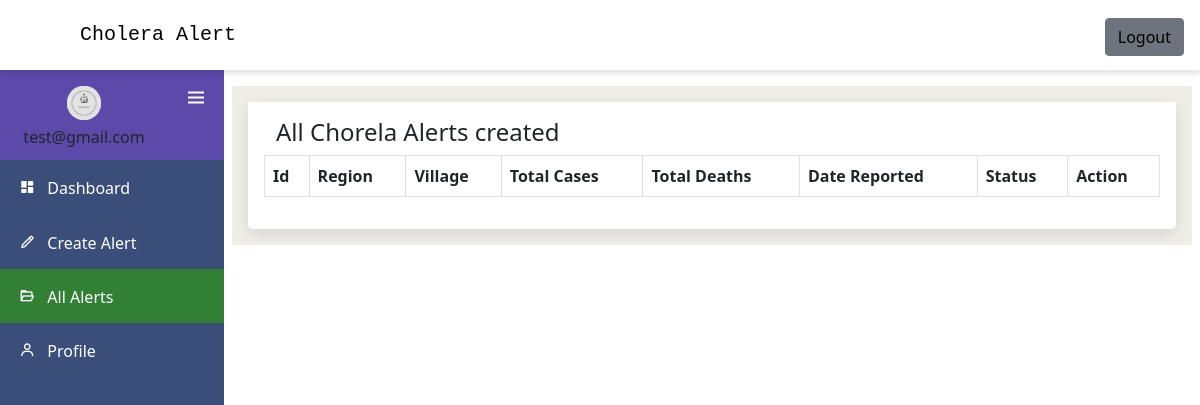
The app's page /allAlerts.php (signed in), older data.
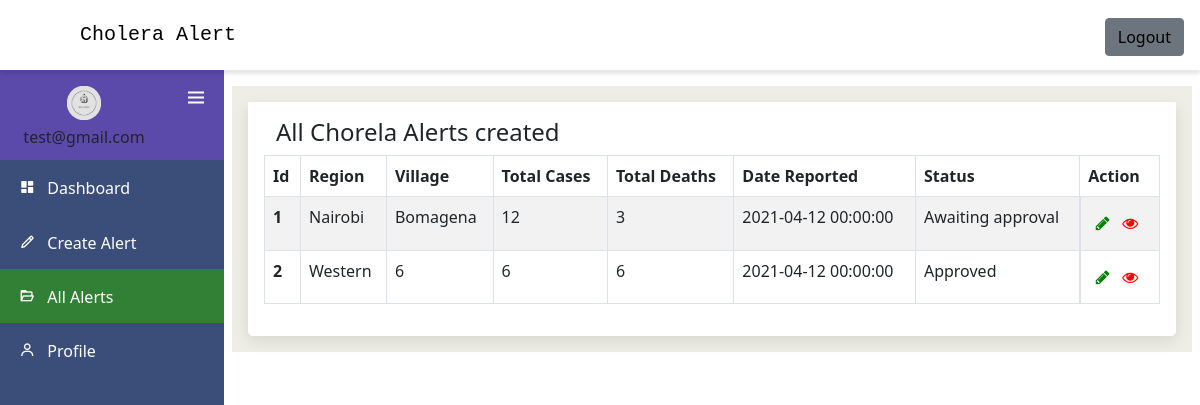
The same page, newer data.
### tables this page shows
CREATE TABLE `cholera_alert` (
  `id` int(11) NOT NULL,
  `region` varchar(255) NOT NULL,
  `district` varchar(255) NOT NULL,
  `village` varchar(255) NOT NULL,
  `total_cases` int(10) NOT NULL,
  `below_5` int(10) NOT NULL,
  `above_5` int(10) NOT NULL,
  `adults` int(10) NOT NULL,
  `total_deaths` int(10) NOT NULL,
  `date_created` datetime NOT NULL DEFAULT current_timestamp(),
  `date_reported` datetime NOT NULL,
  `status` int(11) NOT NULL,
  `created_by` int(10) NOT NULL
);

CREATE TABLE `report_status` (
  `id` int(11) NOT NULL,
  `stat` varchar(255) NOT NULL
);

### allAlerts.php (the view, shortened to what this page needs)
<?php
include('includes/dbConnect.php');
$id = $_SESSION['id'];
if(isset($_SESSION['user'])){
    $query = "SELECT * FROM `cholera_alert` WHERE created_by = '$id'";
    $result = $conn->query($query);
}
else {
    $query = "SELECT * FROM `cholera_alert`";
    $result = $conn->query($query);
}
if(isset($_SESSION['username']) && isset($_SESSION['loggedin'])){ ?>
<!DOCTYPE html>
<html lang="en">
<head>
    <link href="https://cdn.jsdelivr.net/npm/bootstrap@5.0.0-beta3/dist/css/bootstrap.min.css" rel="stylesheet">
    <link rel="stylesheet" href="https://cdnjs.cloudflare.com/ajax/libs/font-awesome/4.7.0/css/font-awesome.min.css">
    <link href='https://unpkg.com/boxicons@2.0.7/css/boxicons.min.css' rel='stylesheet'>
    <link rel="stylesheet" href="css/style.css">
</head>
<body>
    <div class="wrapper">
        <header class="top-header">
            <nav class="navbar navbar-light">
                <div class="logo">
                    <a class="navbar-brand logo" href="">
                        Cholera Alert
                    </a>
                </div>
                <div class="nav-collapse show-nav" id="nav-collapse">
                    <ul class="mynav">
                        <li class="nav-item">
                            <a class="nav-link" href="http://"></a>
                        </li>
                        <li class="nav-item">
                            <a class="nav-link" href="http://"></a>
                        </li>
                        <li class="nav-item">
                            <a class="nav-link" href="http://"></a>
                        </li>
                        <li class="nav-item left">
                            <a class="btn btn-secondary" class="nav-link" href="includes/logout.php">Logout</a>
                        </li>
                    </ul>
                </div>
            </nav>
        </header>
        <aside>
            <div class="sidebar">
                <div class="aside_logo">
                    <div class="image-aside">
                        <img class="aside-image" src="images/logo/Report-cholera-logos.jpeg" alt="cholera alert logo">
                        <?php echo $_SESSION['username']; ?>
                    </div>
                    <div class="menu">
                        <i class='bx bx-menu'></i>
                    </div>
                </div>
                <div class="list">
                    <ul>
                        <li class="aside-list-item">
                            <i class='bx bxs-dashboard'></i>
                            <a href="index.php" class="aside-link">Dashboard</a>
                        </li>
                        <li class="aside-list-item" id="btn_Create">
                            <i class='bx bx-pencil'></i>
                            <a href="" class="aside-link">Create Alert</a>
                        </li>
                        <li class="aside-list-item active">
                            <i class='bx bx-folder-open'></i>
                            <a href="allAlerts.php" class="aside-link">All Alerts</a>
                        </li>
                        <li class="aside-list-item">
                            <i class='bx bx-user'></i>
                            <a href="profile.php" class="aside-link">Profile</a>
                        </li>
                    </ul>
                </div>
            </div>
        </aside>
        <div class="main-content">
           <div class="container-fluid">
               <div class="row table_row">
                <h4>All Chorela Alerts created</h4>
                <table class="table table-striped table-bordered table-hover">
                    <thead>
                        <tr>
                            <th scope="col">Id</th>
                            <th scope="col">Region</th>
                            <th scope="col">Village</th>
                            <th scope="col">Total Cases</th>
                            <th scope="col">Total Deaths</th>
                            <th scope="col">Date Reported</th>
                            <th scope="col">Status</th>
                            <th scope="col">Action</th>
                        </tr>
                    </thead>
                    <tbody>
                        <?php
                        $i =0;
                            while($row =$result->fetch_Assoc())
                            {
                                $i++;
                        ?>
                        <tr>
                            <th scope="row"><?php echo $i; ?></th>
                            <td><?php echo $row['region'] ?></td>
                            <td><?php echo $row['village'] ?></td>
                            <td><?php echo $row['total_cases'] ?></td>
                            <td><?php echo $row['total_deaths'] ?></td>
                            <td><?php echo $row['date_reported'] ?></td>
                            <td>
                                <?php
                                    $status = $row['status'];
                                    $sql = "SELECT * FROM `report_status` WHERE id = '$status'";
                                    $res = $conn->query($sql) or die($conn->error);
                                    while ($rows =  $res->fetch_Assoc()){
                                        echo $rows['stat'];
                                    }
                                ?>
                            </td>
                            <td class="action">
                                <div class="edit"><a href="editAlert.php?id=<?=$row['id']; ?>" id="btnEdit"><i class="fa fa-pencil" aria-hidden="true"></i></a></div>
                                <div class="view"><a href="viewAlert.php?id=<?=$row['id']; ?>"><i class="fa fa-eye" aria-hidden="true"></i></a></div>
                            </td>
                        </tr>
                        <?php } ?>
                    </tbody>
                </table>
               </div>
           </div>
        </div>
    </div>
</body>
</html>
<?php
    }
    else{
        echo 'Failed. Not logged in';
        header('Location: login.php');
    }
?>

### css/style.css (style rules this page uses)
body { box-sizing: border-box; }
li { list-style: none; text-decoration: none; }
a { text-decoration: none; color: #000!important; }
header { position: fixed; width: 100%; top: 0; left: 0; z-index: 100; }
nav { background-color: #ffffff!important; padding: 1rem; justify-content: space-between; display: flex!important; box-shadow: 0 4px 4px rgba(0, 0, 0, .1); }
.logo { margin: 0 0 0 2rem; font-family: 'Courier New', Courier, monospace; }
.show-nav { top: -100%; }
@media only screen and (min-width: 768px) { .navbar { display: -webkit-flex!important; } }
@media only screen and (min-width: 768px) { .nav-collapse { position: relative; display: flex!important; top: 10px; justify-content: flex-end; left: 0; width: 30%; padding: 0; z-index: 100; } }
@media only screen and (min-width: 768px) { .nav-collapse ul { display: -webkit-flex!important; } }
@media only screen and (min-width: 768px) { .mynav .left { margin-left: 30rem; } }
aside { background-color: #3b4e79; min-width: none; height: calc(100% - 70px); width: 14rem; position: fixed; left: 0; margin-top: 70px; }
.aside_logo { width: 100%; background-color: #5c4aaa; justify-content: center; text-align: center; display: flex; }
.image-aside { padding: .7rem; }
.aside_logo img { border-radius: 50%; padding: .3rem; }
.aside-image { width: 30%; }
.menu { padding: 1rem; }
.menu i { font-size: 1.5rem; color: #ffffff; }
.main-content { background-color: rgb(238, 238, 231); max-width: 100%; width: calc(100% - 15rem); position: absolute; left: 14.5rem; top: 70px; padding: 1rem; margin: 1rem auto; }
.list > ul { padding: 0px!important; margin: 0px!important; }
.list >ul a { color: #fff!important; }
.aside-list-item { cursor: pointer; background-color: #3b4e79; padding: .7rem; }
.active { background-color: #318035; }
.aside-list-item i { color: #ffffff; padding: .5rem; }
.table_row { background-color: #ffff; padding: 1rem; border-bottom-left-radius: .3rem; border-bottom-right-radius: .3rem; box-shadow: 0 5px 15px rgba(0, 0, 0, 0.1); }
.action { display: flex; }
.edit { padding: .4rem; }
.edit a { color: green!important; }
.view { padding: .4rem; }
.view a { color: red!important; }

Row changes from the older to the newer data that the page shows:
added cholera_alert: region "Nairobi", village "Bomagena", total_cases "12", total_deaths "3", date_reported "2021-04-12 00:00:00"
added report_status: stat "Awaiting approval", shown under "Nairobi"
added cholera_alert: region "Western", village "6", total_cases "6", total_deaths "6", date_reported "2021-04-12 00:00:00"
added report_status: stat "Approved", shown under "Western"
